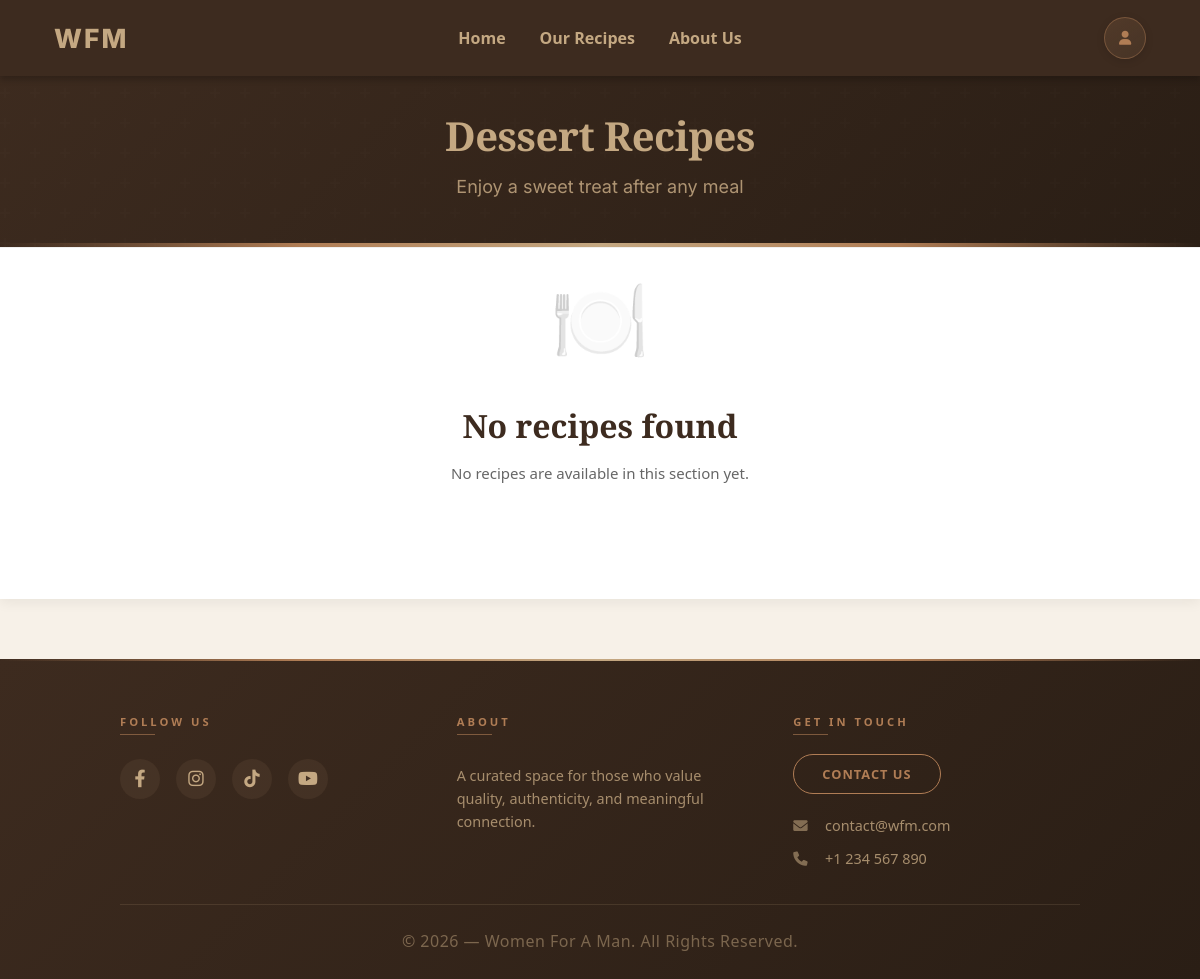
Before: /recipes/dessert/ with the older database file.
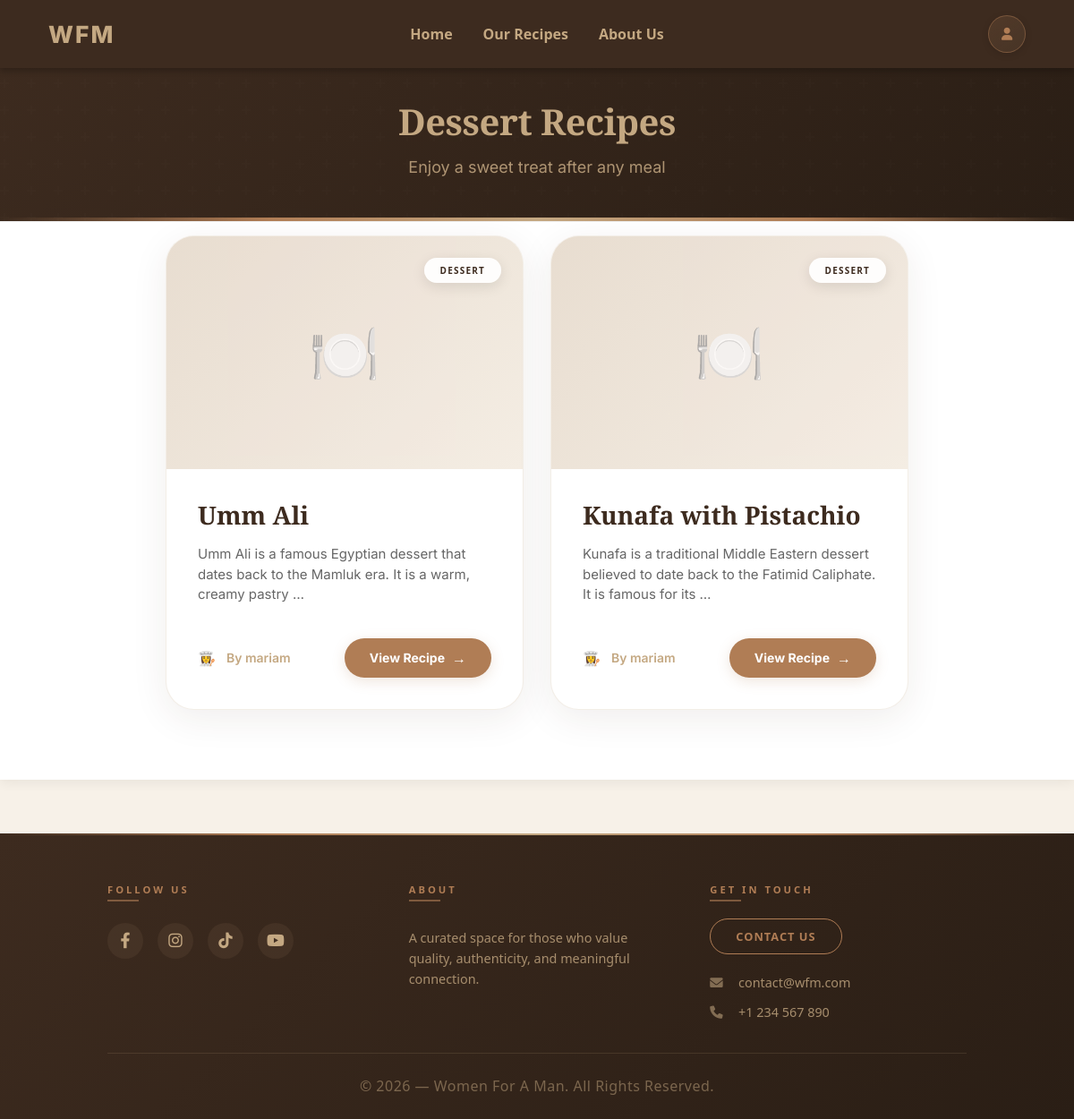
After: the same page with the newer database file.
### main/models.py (models this page shows, shortened)
class Recipe(models.Model):
    title = models.CharField(max_length=200)
    description = models.TextField()
    ingredients = models.TextField()
    instructions = models.TextField()
    image = models.ImageField(upload_to='recipes/', blank=True, null=True)
    created_at = models.DateTimeField(auto_now_add=True)
    updated_at = models.DateTimeField(auto_now=True)
    author = models.ForeignKey(
        User,
        on_delete=models.CASCADE,
        related_name='recipes'
    )
    category = models.ForeignKey(
        Category,
        on_delete=models.SET_NULL,
        null=True,
        related_name='recipes'
    )

class Category(models.Model):
    name = models.CharField(max_length=100)
    description = models.TextField(blank=True, null=True)
    class Meta:
        verbose_name_plural = "Categories"

class User(AbstractUser):
    username = models.CharField(
        max_length=150,
        unique=True,
        help_text='Required. 150 characters or fewer.',
        error_messages={
            'unique': "A user with that username already exists.",
        },
    )
    profile_picture = models.ImageField(
        upload_to='profiles/',
        blank=True,
        null=True
    )
    bio = models.TextField(blank=True, null=True)
    groups = models.ManyToManyField(
        'auth.Group',
        related_name='main_user_set',
        blank=True
    )
    user_permissions = models.ManyToManyField(
        'auth.Permission',
        related_name='main_user_set',
        blank=True
    )

### main/views.py (the view)
def dessert_view(request):
    from .models import Category
    category = Category.objects.filter(name__iexact='dessert').first()
    recipes = Recipe.objects.filter(category=category).order_by('-created_at') if category else Recipe.objects.none()
    return render(request, 'main/dessert.html', {
        'recipes': recipes,
        'category': category,
    })

### main/templates/main/dessert.html (shortened to what this page needs)
{% extends 'main/base.html' %}
{% load static %}
{% block extra_css %}
<link rel='stylesheet' href="{% static 'main/css/recipeCards.css' %}">
<link rel="stylesheet" href="{% static 'main/css/ourRecipes.css' %}">
{% endblock %}
{% block content %}
<div class='category-page-header'>
  <h2> Dessert Recipes</h2>
  <p>Enjoy a sweet treat after any meal</p>
</div>
<div id='recipe-results'>
  {% include 'main/search.html' %}
</div>
{% endblock %}

### main/templates/main/search.html (shortened to what this page needs)
{% if recipes %}
<div class="category-recipe-grid">
  {% for recipe in recipes %}
  <div class="category-recipe-card">
    <div class="card-img-wrapper">
      {% if recipe.image %}
        <img src="{{ recipe.image.url }}" alt="{{ recipe.title }}">
      {% else %}
        <div class="card-no-img">🍽️</div>
      {% endif %}
      {% if recipe.category %}
        <span class="card-category-tag">
          {{ recipe.category.name }}
        </span>
      {% endif %}
    </div>
    <div class="card-body">
      <h3>{{ recipe.title }}</h3>
      <p>{{ recipe.description|truncatewords:20 }}</p>
    </div>
    <div class="card-footer-strip">
      <span class="card-author">
        By {{ recipe.author.username }}
      </span>
      <a class="card-view-link"
         href="{% url 'recipe_detail' recipe.id %}">
         View Recipe
      </a>
    </div>
  </div>
  {% endfor %}
</div>
{% else %}
<div class="cat-empty">
  <span class="cat-empty-icon">🍽️</span>
  <h3>No recipes found</h3>
  <p>
    {% if query %}
      We couldn't find any recipes matching "{{ query }}".
    {% else %}
      No recipes are available in this section yet.
    {% endif %}
  </p>
</div>
{% endif %}

Changed rows visible on the page:
added Recipe: category.name "DESSERT", title "Umm Ali", description "Umm Ali is a famous Egyptian dessert that dates back to the Mamluk era. It is a warm, creamy pastry …", author.username "mariam"
added Recipe: category.name "DESSERT", title "Kunafa with Pistachio", description "Kunafa is a traditional Middle Eastern dessert believed to date back to the Fatimid Caliphate. It is famous for its …", author.username "mariam"
Other visible differences:
text no longer shown: "🍽️ No recipes found No recipes are available in this section yet."
